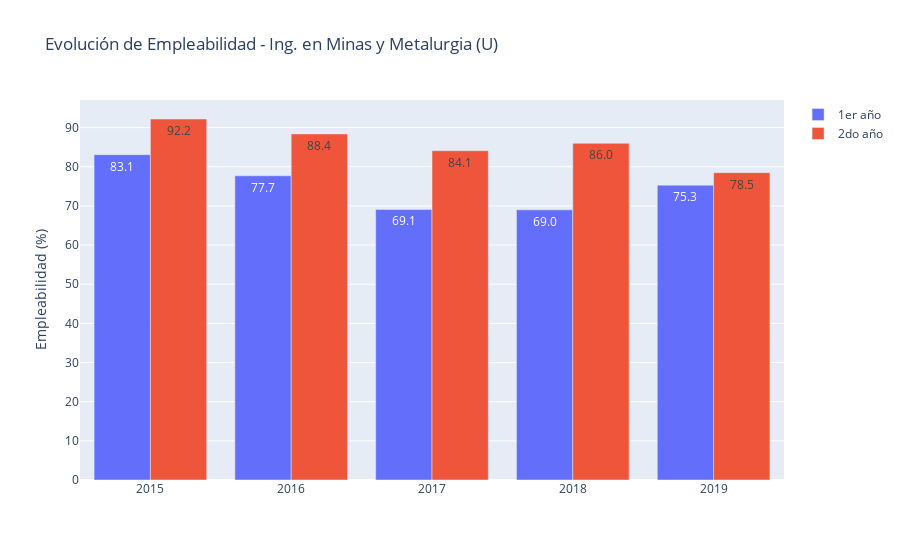

Here is the notebook cell this chart was saved with:
### Markdown cell above
A la baja, sí, pero aún bien alta, lo que es bueno. Ahora, si buscamos el panorama de "Ingenieria en Minas y Metalurgia" en Universidades, el panorama cambia un poco:

### Code cell
import plotly.graph_objects as go
years=list(range(2015,2020))
emp_1 = [83.1, 77.7, 69.1, 69.0, 75.3]
emp_2 = [92.2, 88.4, 84.1, 86.0, 78.5]
fig = go.Figure(data=[
    go.Bar(name='1er año', x=years, y=emp_1, text=[f'{num}' for num in emp_1], textposition='auto'),
    go.Bar(name='2do año', x=years, y=emp_2, text=[f'{num}' for num in emp_2], textposition='auto')
])
# Change the bar mode
fig.update_layout(barmode='group', title="Evolución de Empleabilidad - Ing. en Minas y Metalurgia (U)", yaxis = {'title':"Empleabilidad (%)"})
fig.show()

### Figure 1 — Plotly figure (JSON) as saved in the notebook; plotly's stock layout.template omitted (floating-point values rounded to 4 significant figures)
{"data": [{"name": "1er año", "text": ["83.1", "77.7", "69.1", "69.0", "75.3"], "textposition": "auto", "type": "bar", "x": [2015, 2016, 2017, 2018, 2019], "y": [83.1, 77.7, 69.1, 69, 75.3]}, {"name": "2do año", "text": ["92.2", "88.4", "84.1", "86.0", "78.5"], "textposition": "auto", "type": "bar", "x": [2015, 2016, 2017, 2018, 2019], "y": [92.2, 88.4, 84.1, 86, 78.5]}], "layout": {"barmode": "group", "title": {"text": "Evolución de Empleabilidad - Ing. en Minas y Metalurgia (U)"}, "yaxis": {"title": {"text": "Empleabilidad (%)"}}}}
